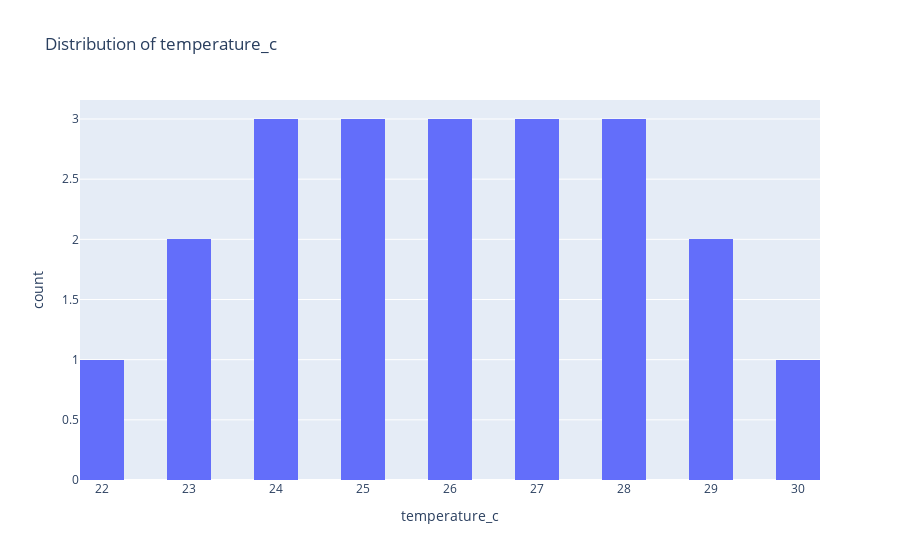
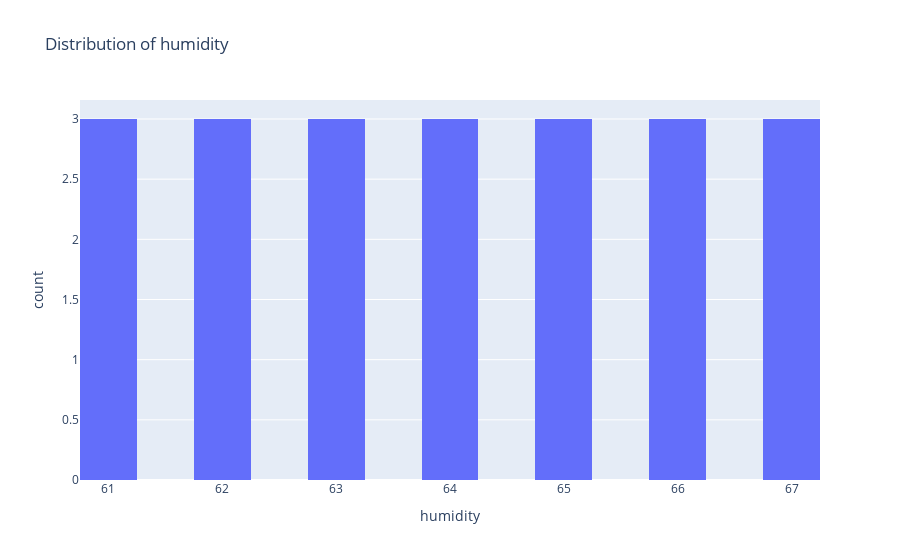
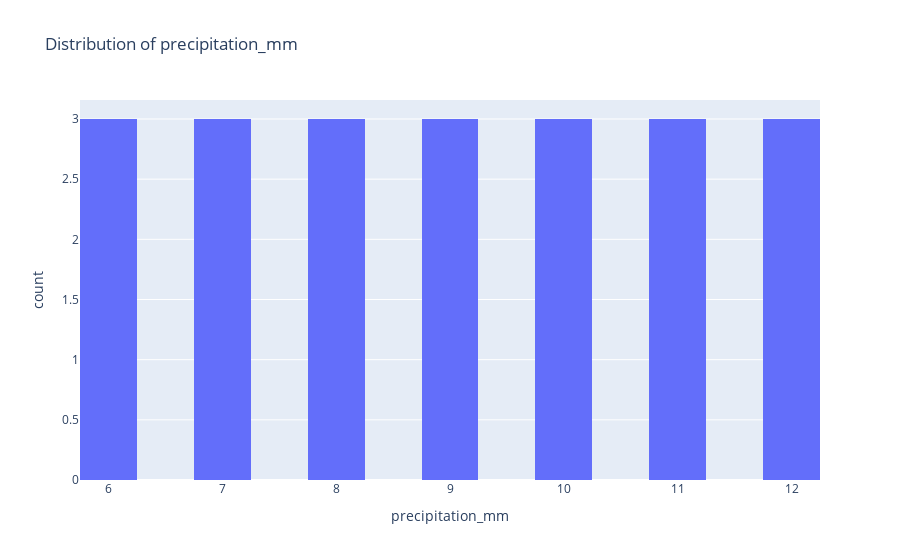
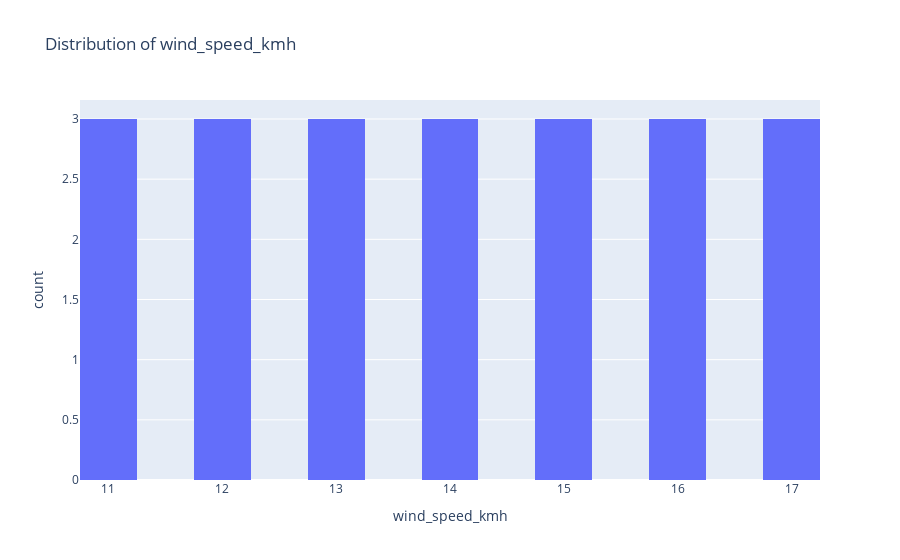

The code cell stored with these charts, in order, in its notebook:
### Markdown cell above
### Distributions

### Code cell
# Distribution plots for numeric variables
for col in num_cols[:4]:  # Show first 4 numeric columns
    fig = px.histogram(df, x=col, nbins=30, title=f'Distribution of {col}')
    fig.show()
    print(f'{col}: Mean={df[col].mean():.2f}, Std={df[col].std():.2f}')

### Figure 1 — Plotly figure (JSON) as saved in the notebook; plotly's stock layout.template omitted (floating-point values rounded to 4 significant figures)
{"data": [{"bingroup": "x", "hovertemplate": "temperature_c=%{x}<br>count=%{y}<extra></extra>", "legendgroup": "", "marker": {"color": "#636efa", "pattern": {"shape": ""}}, "name": "", "nbinsx": 30, "orientation": "v", "showlegend": false, "type": "histogram", "x": [22, 23, 24, 25, 26, 27, 28, 23, 24, 25, 26, 27, 28, 29, 24, 25, 26, 27, 28, 29, 30], "xaxis": "x", "yaxis": "y"}], "layout": {"barmode": "relative", "legend": {"tracegroupgap": 0}, "title": {"text": "Distribution of temperature_c"}, "xaxis": {"anchor": "y", "domain": [0, 1], "title": {"text": "temperature_c"}}, "yaxis": {"anchor": "x", "domain": [0, 1], "title": {"text": "count"}}}}

### Figure 2 — Plotly figure (JSON) as saved in the notebook; plotly's stock layout.template omitted (floating-point values rounded to 4 significant figures)
{"data": [{"bingroup": "x", "hovertemplate": "humidity=%{x}<br>count=%{y}<extra></extra>", "legendgroup": "", "marker": {"color": "#636efa", "pattern": {"shape": ""}}, "name": "", "nbinsx": 30, "orientation": "v", "showlegend": false, "type": "histogram", "x": [61, 62, 63, 64, 65, 66, 67, 61, 62, 63, 64, 65, 66, 67, 61, 62, 63, 64, 65, 66, 67], "xaxis": "x", "yaxis": "y"}], "layout": {"barmode": "relative", "legend": {"tracegroupgap": 0}, "title": {"text": "Distribution of humidity"}, "xaxis": {"anchor": "y", "domain": [0, 1], "title": {"text": "humidity"}}, "yaxis": {"anchor": "x", "domain": [0, 1], "title": {"text": "count"}}}}

### Figure 3 — Plotly figure (JSON) as saved in the notebook; plotly's stock layout.template omitted (floating-point values rounded to 4 significant figures)
{"data": [{"bingroup": "x", "hovertemplate": "precipitation_mm=%{x}<br>count=%{y}<extra></extra>", "legendgroup": "", "marker": {"color": "#636efa", "pattern": {"shape": ""}}, "name": "", "nbinsx": 30, "orientation": "v", "showlegend": false, "type": "histogram", "x": [6, 7, 8, 9, 10, 11, 12, 6, 7, 8, 9, 10, 11, 12, 6, 7, 8, 9, 10, 11, 12], "xaxis": "x", "yaxis": "y"}], "layout": {"barmode": "relative", "legend": {"tracegroupgap": 0}, "title": {"text": "Distribution of precipitation_mm"}, "xaxis": {"anchor": "y", "domain": [0, 1], "title": {"text": "precipitation_mm"}}, "yaxis": {"anchor": "x", "domain": [0, 1], "title": {"text": "count"}}}}

### Figure 4 — Plotly figure (JSON) as saved in the notebook; plotly's stock layout.template omitted (floating-point values rounded to 4 significant figures)
{"data": [{"bingroup": "x", "hovertemplate": "wind_speed_kmh=%{x}<br>count=%{y}<extra></extra>", "legendgroup": "", "marker": {"color": "#636efa", "pattern": {"shape": ""}}, "name": "", "nbinsx": 30, "orientation": "v", "showlegend": false, "type": "histogram", "x": [11, 12, 13, 14, 15, 16, 17, 11, 12, 13, 14, 15, 16, 17, 11, 12, 13, 14, 15, 16, 17], "xaxis": "x", "yaxis": "y"}], "layout": {"barmode": "relative", "legend": {"tracegroupgap": 0}, "title": {"text": "Distribution of wind_speed_kmh"}, "xaxis": {"anchor": "y", "domain": [0, 1], "title": {"text": "wind_speed_kmh"}}, "yaxis": {"anchor": "x", "domain": [0, 1], "title": {"text": "count"}}}}
